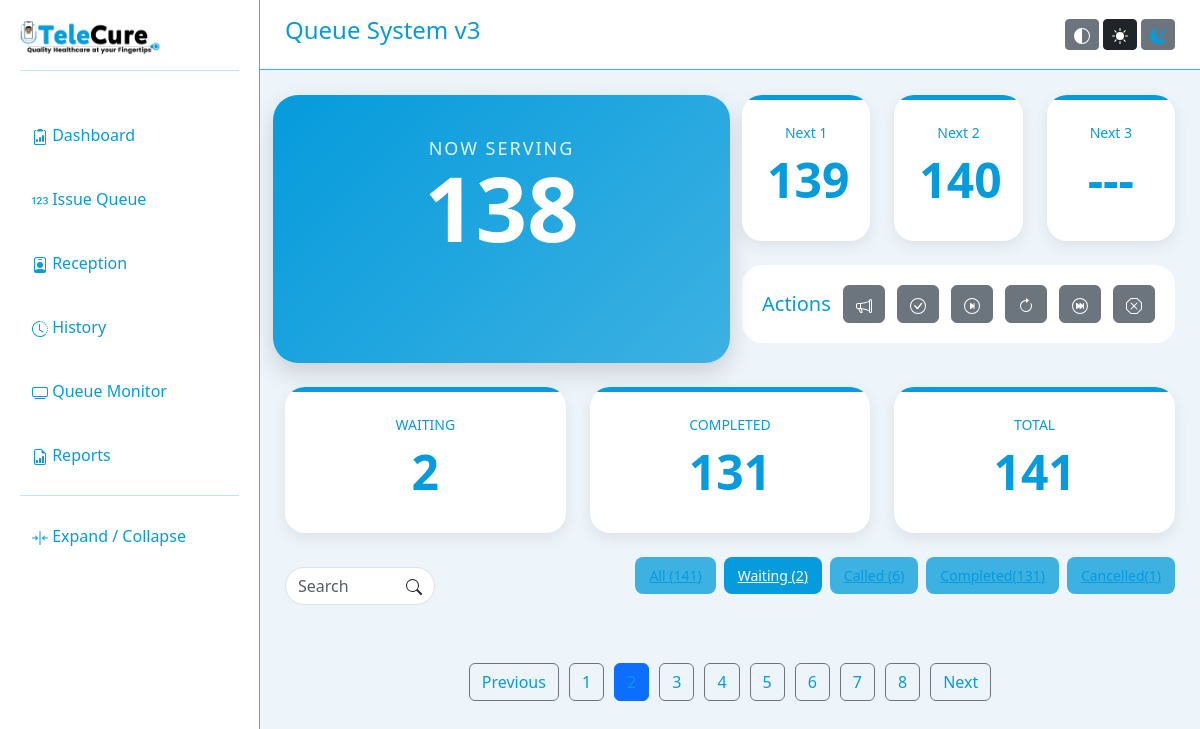
The app's page /reception.php?page=2&status=waiting with its own data.
### tables this page shows
CREATE TABLE `queues` (
  `id` int(11) NOT NULL,
  `queue_number` int(11) NOT NULL,
  `queue_date` date NOT NULL,
  `issued_at` datetime DEFAULT current_timestamp(),
  `printed` tinyint(1) DEFAULT 0,
  `status` enum('waiting','called','done','cancelled','archived') DEFAULT 'waiting',
  `called_at` datetime DEFAULT NULL,
  `completed_at` datetime DEFAULT NULL
);

### reception.php (the view, shortened to what this page needs)
<?php
include 'database/config.php';
$today = date('Y-m-d');
$allCount = $conn->query("
SELECT COUNT(*) total
FROM queues
WHERE queue_date='$today'
")->fetch_assoc()['total'];
$waitingTab = $conn->query("
SELECT COUNT(*) total
FROM queues
WHERE status='waiting'
AND queue_date='$today'
")->fetch_assoc()['total'];
$calledTab = $conn->query("
SELECT COUNT(*) total
FROM queues
WHERE status='called'
AND queue_date='$today'
")->fetch_assoc()['total'];
$doneTab = $conn->query("
SELECT COUNT(*) total
FROM queues
WHERE status='done'
AND queue_date='$today'
")->fetch_assoc()['total'];
$cancelTab = $conn->query("
SELECT COUNT(*) total
FROM queues
WHERE status='cancelled'
AND queue_date='$today'
")->fetch_assoc()['total'];
$limit = 20;
$page = isset($_GET['page'])
? (int)$_GET['page']
: 1;
$countSql = "
SELECT COUNT(*) total
FROM queues
WHERE queue_date='$today'
";
$totalRows =
$conn->query($countSql)
->fetch_assoc()['total'];
$totalPages =
ceil($totalRows / $limit);
$waitingCount = $conn->query("
SELECT COUNT(*) total
FROM queues
WHERE status='waiting'
AND queue_date='$today'
")->fetch_assoc()['total'];
$doneCount = $conn->query("
SELECT COUNT(*) total
FROM queues
WHERE status='done'
AND queue_date='$today'
")->fetch_assoc()['total'];
$current = $conn->query("
SELECT *
FROM queues
WHERE status='called'
AND queue_date='$today'
ORDER BY called_at DESC
LIMIT 1
")->fetch_assoc();
$currentQueueNumber = $current ? (int) $current['queue_number'] : 0;
$nextRows = [];
if ($current) {
    $nextResult = $conn->query(
        "SELECT *
        FROM queues
        WHERE status='waiting'
        AND queue_date='$today'
        AND queue_number > {$currentQueueNumber}
        ORDER BY queue_number ASC
        LIMIT 3"
    );
}
while ($row = $nextResult->fetch_assoc()) {
    $nextRows[] = $row;
}
$statusFilter = $_GET['status'] ?? '';
?>
<!DOCTYPE html>
<html>
<head>
<link rel="stylesheet" href="assets/css/reception.css">
<link href="https://cdn.jsdelivr.net/npm/bootstrap@5.3.3/dist/css/bootstrap.min.css" rel="stylesheet">
<link rel="stylesheet" href="assets/css/theme.css">
<link href="assets/css/styles.css" rel="stylesheet">
<link href="https://cdnjs.cloudflare.com/ajax/libs/font-awesome/6.0.0-beta3/css/all.min.css" rel="stylesheet">
</head>
<body>
<?php include 'components/sidebar.php'; ?>
<?php include 'components/header.php'; ?>
<div class="main-content">
<div class="row mb-4">
    <div class="hero-serving col-md-6" style="position:relative;">
        <div class="hero-label">
            NOW SERVING
        </div>
        <div class="hero-number" id="nowServingNumber">
            <?= $current
            ? str_pad(
                $current['queue_number'],
                3,
                '0',
                STR_PAD_LEFT
            )
            : "---"; ?>
        </div>
    </div>
        <div class="col-md-6">
            <div class="row mb-4">
                <?php for ($i = 0; $i < 3; $i++): ?>
                    <div class="col-md-4">
                        <div class="stats-card">
                            <small>Next <?= $i + 1 ?></small>
                            <div class="stats-number">
                                <?= isset($nextRows[$i])
                                    ? str_pad($nextRows[$i]['queue_number'], 3, '0', STR_PAD_LEFT)
                                    : '---'; ?>
                            </div>
                        </div>
                    </div>
                <?php endfor; ?>
            </div>
            <div class="action-panel">
                <div class="d-flex justify-content-between align-items-center">
                    <h5 class="mb-0">
                        Actions
                    </h5>
            <button id="nowServingCallBtn" class="btn btn-secondary" onclick="actionCall()">
            </button>
            <button id="actionDoneBtn" class="btn btn-secondary" disabled onclick="actionDone()">
            </button>
            <button id="actionNextBtn" class="btn btn-secondary" onclick="actionNext()">
            </button>
            <button id="actionRecallBtn" class="btn btn-secondary" disabled onclick="actionRecall()">
            </button>
            <button id="actionSkipForwardBtn" id="actionSkipForwardBtn" class="btn btn-secondary" onclick="actionSkip()">
            </button>
            <button id="actionCancelBtn" class="btn btn-secondary" disabled onclick="actionCancel()">
            </button>
        </div>
                </div>
    </div>
</div>
    <div class="row mb-4">
        <div class="col-md-4">
            <div class="stats-card">
                <small>WAITING</small>
                <div class="stats-number">
                    <?= $waitingCount ?>
                </div>
            </div>
        </div>
        <div class="col-md-4">
            <div class="stats-card">
                <small>COMPLETED</small>
                <div class="stats-number">
                    <?= $doneCount ?>
                </div>
            </div>
        </div>
                <div class="col-md-4">
            <div class="stats-card">
                <small>TOTAL</small>
                <div class="stats-number">
                    <?= $totalRows ?>
                </div>
            </div>
        </div>
    </div>
<div class="queue-toolbar mb-4">
    <div class="search-box">
        <div class="position-relative">
        <input
        type="text"
        id="queueSearch"
        class="form-control rounded-pill search-bar pe-5"
        placeholder="Search"
        aria-label="Search">
        <button class="btn position-absolute top-50 end-0 translate-middle-y" type="button">
        </button>
        </div>
    </div>
<div class="queue-toolbar">
        <div class="status-tabs">
        <a
            href="reception.php"
            class="status-tab <?= $statusFilter=='' ? 'active':'' ?>">
            All (<?= $allCount ?>)
        </a>
        <a
            href="reception.php?status=waiting"
            class="status-tab <?= $statusFilter=='waiting' ? 'active':'' ?>">
            Waiting (<?= $waitingTab ?>)
        </a>
        <a
            href="reception.php?status=called"
            class="status-tab <?= $statusFilter=='called' ? 'active':'' ?>">
            Called (<?= $calledTab ?>)
        </a>
        <a
            href="reception.php?status=done"
            class="status-tab <?= $statusFilter=='done' ? 'active':'' ?>">
            Completed(<?= $doneTab ?>)
        </a>
        <a
            href="reception.php?status=cancelled"
            class="status-tab <?= $statusFilter=='cancelled' ? 'active':'' ?>">
            Cancelled(<?= $cancelTab ?>)
        </a>
    </div>
</div>
</div>
<div class="pagination-wrapper">
<?php if($page > 1): ?>
<a
class="btn btn-outline-secondary"
href="?page=<?= $page-1 ?>">
Previous
</a>
<?php endif; ?>
<?php
for(
$i=1;
$i<=$totalPages;
$i++
):
?>
<a
class="btn <?= $i==$page
? 'btn-primary'
: 'btn-outline-secondary'; ?>"
href="?page=<?= $i ?>&status=<?= $statusFilter ?>">
<?= $i ?>
</a>
<?php endfor; ?>
<?php if($page < $totalPages): ?>
<a
class="btn btn-outline-secondary"
href="?page=<?= $i ?>&status=<?= $statusFilter ?>">
Next
</a>
<?php endif; ?>
</div>
</body>
</html>

### assets/css/reception.css (style rules this page uses)
.stats-card { background: var(--card); border-radius: 20px; padding: 25px; text-align: center; box-shadow: 0 5px 15px rgba(0,0,0,.08); height: 100%; position: relative; overflow: hidden; }
.stats-card::before { content: ''; position: absolute; top: 0; left: 0; width: 100%; height: 5px; background: var(--primary); }
.stats-number { font-size: 48px; font-weight: bold; }
.action-panel { background: var(--card); padding: 20px; border-radius: 20px; margin-bottom: 20px; }
.hero-serving { background: linear-gradient( 135deg, var(--primary), var(--secondary) ); color: white; border-radius: 25px; padding: 40px; text-align: center; box-shadow: 0 10px 25px rgba(0,0,0,.15); }
.hero-label { font-size: 18px; letter-spacing: 2px; opacity: .9; }
.hero-number { font-size: 90px; font-weight: bold; line-height: 1; }
.queue-toolbar { display:flex; justify-content:space-between; align-items:center; gap:20px; margin-bottom:20px; }
.status-tabs { display:flex; gap:8px; flex-wrap:wrap; }
.status-tab { border:none; background:#e5e7eb; padding:8px 15px; border-radius:8px; cursor:pointer; }
.status-tab.active { background:var(--primary); color:white; }
.queue-toolbar { display:flex; justify-content:space-between; align-items:center; margin-bottom:20px; gap:20px; }
.status-tab { border:none; background:var(--border); padding:8px 14px; border-radius:8px; cursor:pointer; font-size:14px; }
.status-tab.active { background:var(--text); color: var(--card); }
.search-box { transition: width 0.3s ease-in-out; width: 150px; }
.pagination-wrapper { display:flex; justify-content:center; gap:10px; margin-top:25px; }

### assets/css/theme.css (style rules this page uses)
body { background: var(--bg); color: var(--text); transition: .3s; }
.main-content { margin-left: 260px; padding: 25px; transition: all .3s ease; }

### assets/css/styles.css (style rules this page uses)
body { background:#edf4fa; font-family:Segoe UI; }

### records on screen
queues: queue_number "138"
queues: queue_number "139"
queues: queue_number "140"

### other values on screen
$waitingCount "2"
$doneCount "131"
$totalRows "141"
$allCount "141"
$waitingTab "2"
$calledTab "6"
$doneTab "131"
$cancelTab "1"
